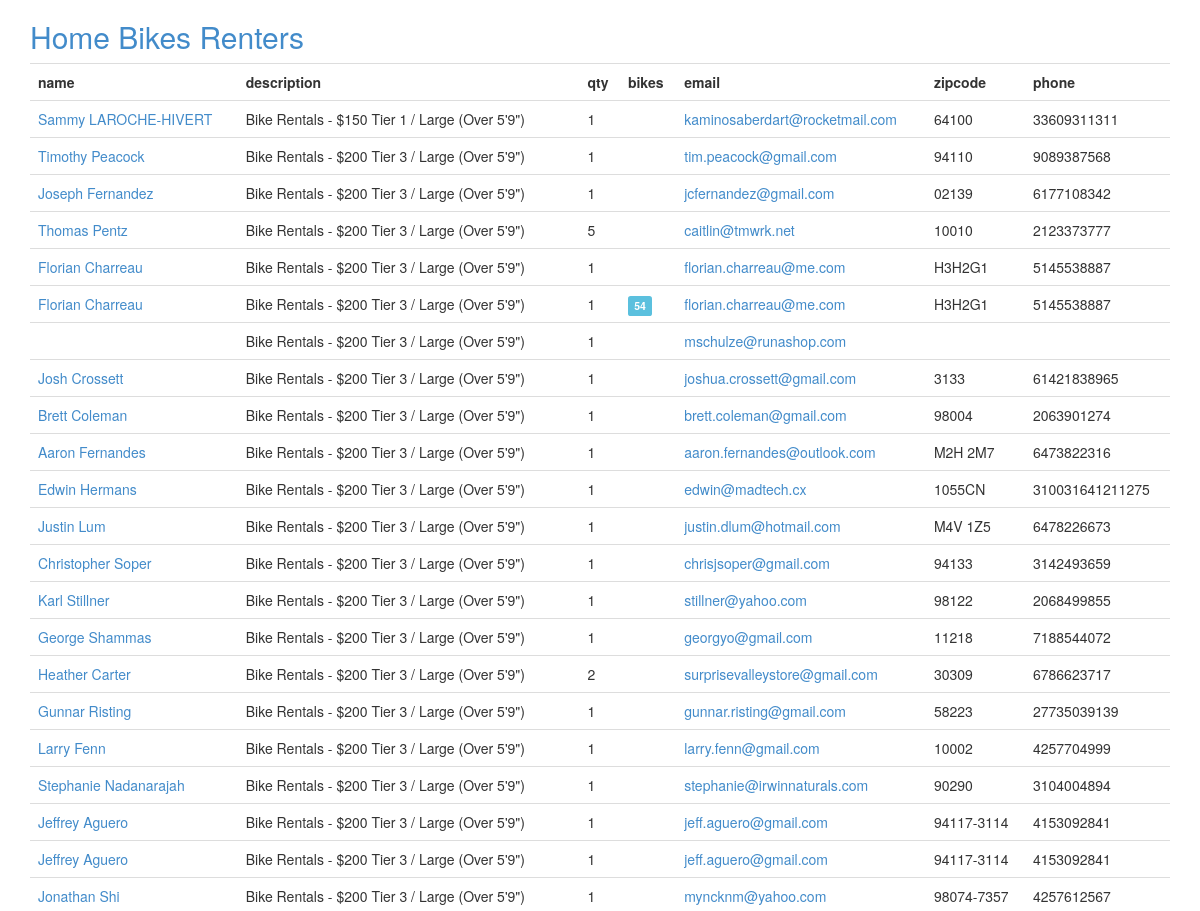
Before: /renters (upper part) with the older database file.
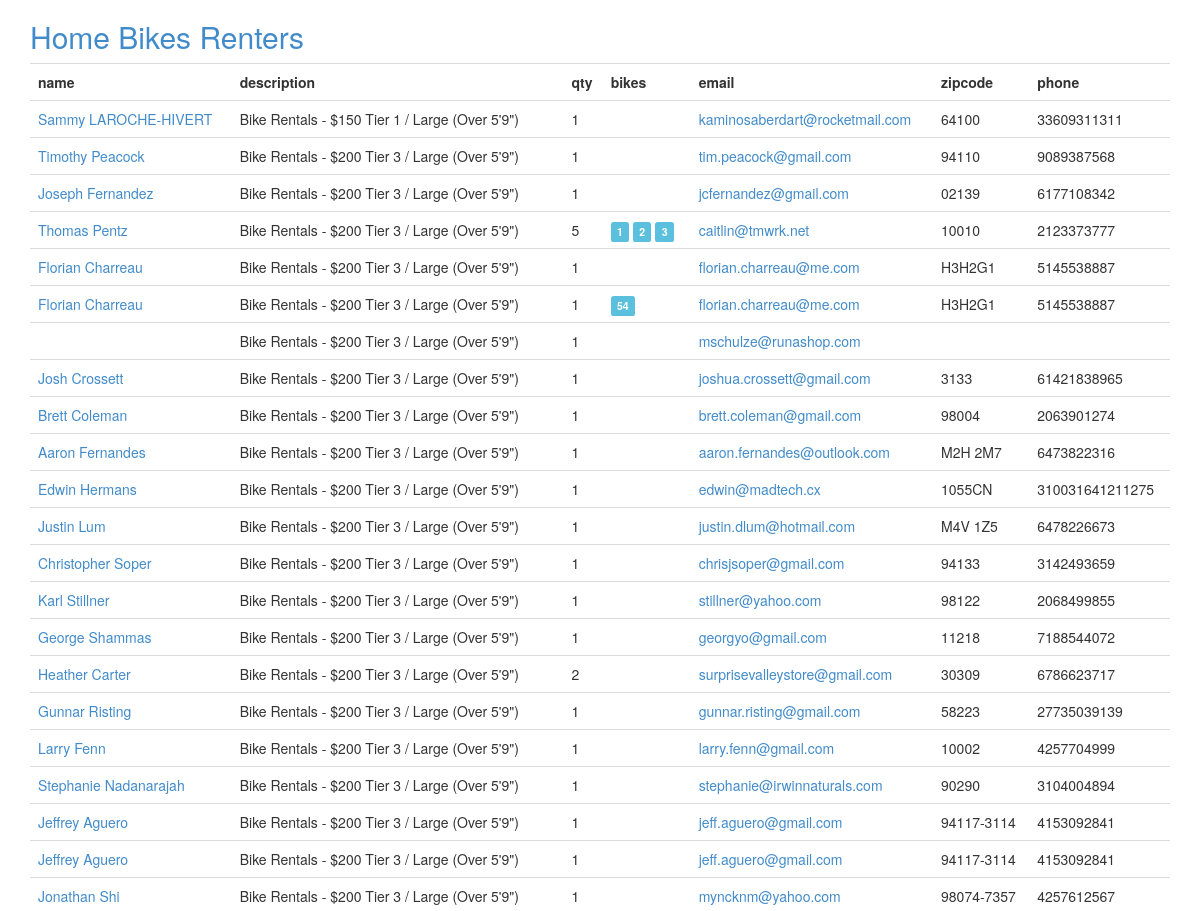
After: the same page with the newer database file.
### bike/models.py (models this page shows, shortened)
class Renter(Base):
  __tablename__ = 'renter'
  id = Column(Integer, primary_key=True)
  name = Column(String(255), unique=False)
  email = Column(String(255), unique=False)
  code = Column(String(255), unique=True)
  bikes = relationship('Bike', backref=backref('renter'))
  zipcode = Column(String(255))
  phone = Column(String(255))
  desc = Column(String)
  qty = Column(Integer)

class Bike(Base):
  __tablename__ = 'bike'
  id = Column(Integer, primary_key=True)
  renter_id = Column(Integer, ForeignKey('renter.id'))
  code = Column(String(255), unique=True)
  comment = Column(String)

### bike/views.py (the view)
@app.route('/renters')
def renters():
  return render_template('renters.html', renters=db.query(Renter))

### bike/__init__.py (called while the page is built)
@app.teardown_appcontext
def shutdown_session(exception=None):
  db.remove()

### bike/templates/renters.html
{% extends "base.html" %}
{% block content %}
<table class="table table-hover">
  <tr><th>name</th><th>description</th><th>qty</th><th>bikes</th><th>email</th><th>zipcode</th><th>phone</th></tr>
  {% for renter in renters %}
  <tr><td><a href="{{url_for('renter', oid=renter.id)}}">{{renter.name}}</a></td><td>{{renter.desc}}</td><td>{{renter.qty}}</td><td>{% for bike in renter.bikes %}<a href="{{url_for('bike', code=bike.code)}}"><span class="label label-info">{{bike.code}}</span></a>&nbsp;{% endfor %}</td><td><a href="{{url_for('scan', code=renter.email)}}">{{renter.email}}</a></td><td>{{renter.zipcode}}</td><td>{{renter.phone}}</tr>
  {% endfor %}
</table>
{% endblock %}

### bike/templates/base.html (shortened to what this page needs)
<!DOCTYPE html>
<html lang="en">
  <head>
    <link href="{{url_for('static', filename='css/bootstrap.css')}}" rel="stylesheet">
  </head>
  <body>
    {%- block topbar -%}
    <div class="topbar">
      <div class="fill">
        <div class="container">
          <h2>
              <a href="/" class="brand">Home</a>
              <a href="/bikes" class="brand">Bikes</a>
              <a href="/renters" class="brand">Renters</a>
          </h2>
        </div>
      </div>
    </div>
    {%- endblock -%}
    <div class="container">
      <div class="content">
        {% block content %}{% endblock %}
      </div>
    </div>
  </body>
</html>

Changed rows visible on the page:
changed Renter "Thomas Pentz": gains Bike (code "1"); gains Bike (code "2"); gains Bike (code "3")
